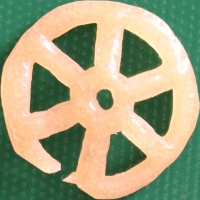
#> input picture Ergebnisse/Rest/018.JPG, 200 x 200 px; its folder holds 4 pictures in this run
$ python generate_reports.py
#> lines starting #> are read from the running program, lines starting #| are printed output that depends on the picture
### scripts/rest.py
import cv2
import numpy as np
import os
import shutil

MAX_EDGE_SUM = 3031
MIN_EDGE_SUM = 2740
MIN_OBJECT_AREA = 250


def remove_small_artifacts(binary_img, min_area):
    num_labels, labels, stats, centroids = cv2.connectedComponentsWithStats(binary_img, connectivity=8)

    clean_binary = np.zeros_like(binary_img)

    for i in range(1, num_labels):
        area = stats[i, cv2.CC_STAT_AREA]
        if area >= min_area:
            clean_binary[labels == i] = 255

    return clean_binary


def calculate_edge_sum(image):
    if len(image.shape) == 3:
        gray = cv2.cvtColor(image, cv2.COLOR_BGR2GRAY)
    else:
        gray = image

    _, binary = cv2.threshold(gray, 1, 255, cv2.THRESH_BINARY)

    kernel = np.ones((2, 2), np.uint8)
    binary = cv2.morphologyEx(binary, cv2.MORPH_OPEN, kernel)
    binary = cv2.morphologyEx(binary, cv2.MORPH_CLOSE, kernel)

    edges = cv2.Canny(binary, 50, 150)
    total_edge_length = cv2.countNonZero(edges)

    return total_edge_length, edges, binary


# [54 lines left out: function run_complexity_check, not called in this run]

### report/generate_reports.py
"""
Manueller Report-Generator.

Erstellt bei Bedarf die vorher automatischen Dateien:
- report/complexity_report.png (aus Rest-Klasse, Kanten-Bereinigung)
- report/report.png (Beispiele aus Bruch/Normal)
"""

import argparse
import random
import sys
from pathlib import Path

import cv2

# Projektwurzel in den Pfad legen, damit "scripts" importiert werden kann
ROOT = Path(__file__).resolve().parents[1]
if str(ROOT) not in sys.path:
    sys.path.insert(0, str(ROOT))

from scripts import bruch, rest  # noqa: E402


def build_complexity_report(sorted_dir: Path, output_file: Path) -> None:
    rest_dir = sorted_dir / "Rest"
    if not rest_dir.exists():
        print(f"[report] Kein Rest-Ordner gefunden unter {rest_dir}")
        return

    report_data = []
    for img_path in rest_dir.rglob("*"):
        if img_path.suffix.lower() not in {".png", ".jpg", ".jpeg"}:
            continue
        image = cv2.imread(str(img_path))
#> image is the input picture: shape (200, 200, 3); mean B, G, R 128.9, 163.4, 165
        if image is None:
            continue

        _, edges_orig, binary_orig = rest.calculate_edge_sum(image)
#> in calculate_edge_sum, `gray = cv2.cvtColor(image, cv2.COLOR_BGR2GRAY)`:
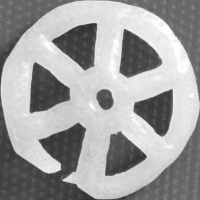
#> gray: shape (200, 200); min 49, max 255, mean 159.9
#> in calculate_edge_sum, `_, binary = cv2.threshold(gray, 1, 255, cv2.THRESH_BINARY)`: binary: shape (200, 200); every value is 255
#> in calculate_edge_sum, `edges = cv2.Canny(binary, 50, 150)`: edges: shape (200, 200); every value is 0
#> in calculate_edge_sum, `total_edge_length = cv2.countNonZero(edges)`: total_edge_length = 0
        binary_clean = rest.remove_small_artifacts(binary_orig, rest.MIN_OBJECT_AREA)
#> in remove_small_artifacts, `num_labels, labels, stats, centroids = cv2.connectedComponentsWithStat..`: labels: shape (200, 200) int32; every value is 1
#> in remove_small_artifacts, `num_labels, labels, stats, centroids = cv2.connectedComponentsWithStat..`: num_labels = 2; stats = [[-1, 2147483647, 0, 0, 0], [0, 0, 200, 200, 40000]]; centroids = [[nan, nan], [99.5, 99.5]]
#> the loop in remove_small_artifacts, `for i in range(1, num_labels):` made 1 pass
#> area on pass 1: 40000
        edges_clean = cv2.Canny(binary_clean, 50, 150)
        report_data.append((str(img_path), edges_orig, edges_clean))
#> pass 2 of the loop in build_complexity_report, `for img_path in rest_dir.rglob("*"):`:
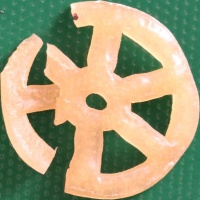
#> input picture Ergebnisse/Rest/045.JPG, 200 x 200 px
#> in build_complexity_report, image is the input picture: shape (200, 200, 3); mean B, G, R 123.1, 158.2, 163
#> in calculate_edge_sum (call 2), `gray = cv2.cvtColor(image, cv2.COLOR_BGR2GRAY)`:
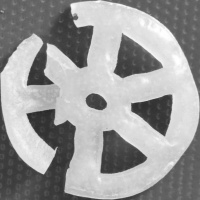
#> gray: shape (200, 200); min 40, max 255, mean 155.7
#> the loop in remove_small_artifacts (call 2), `for i in range(1, num_labels):` made 1 pass
#> pass 3 of the loop in build_complexity_report, `for img_path in rest_dir.rglob("*"):`:
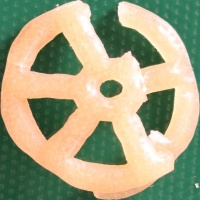
#> input picture Ergebnisse/Rest/051.JPG, 200 x 200 px
#> in build_complexity_report, image is the input picture: shape (200, 200, 3); mean B, G, R 131.4, 165.1, 166.7
#> in calculate_edge_sum (call 3), `gray = cv2.cvtColor(image, cv2.COLOR_BGR2GRAY)`:
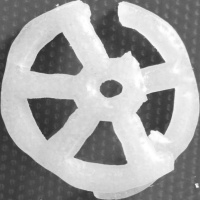
#> gray: shape (200, 200); min 46, max 255, mean 161.7
#> the loop made 4 passes; the first 3 are shown

    if not report_data:
        print(f"[report] Keine geeigneten Bilder f�r complexity_report in {rest_dir}")
        return

    random.shuffle(report_data)
    output_file.parent.mkdir(parents=True, exist_ok=True)
#> (the run stopped early here; a loop or call above may not have finished)
